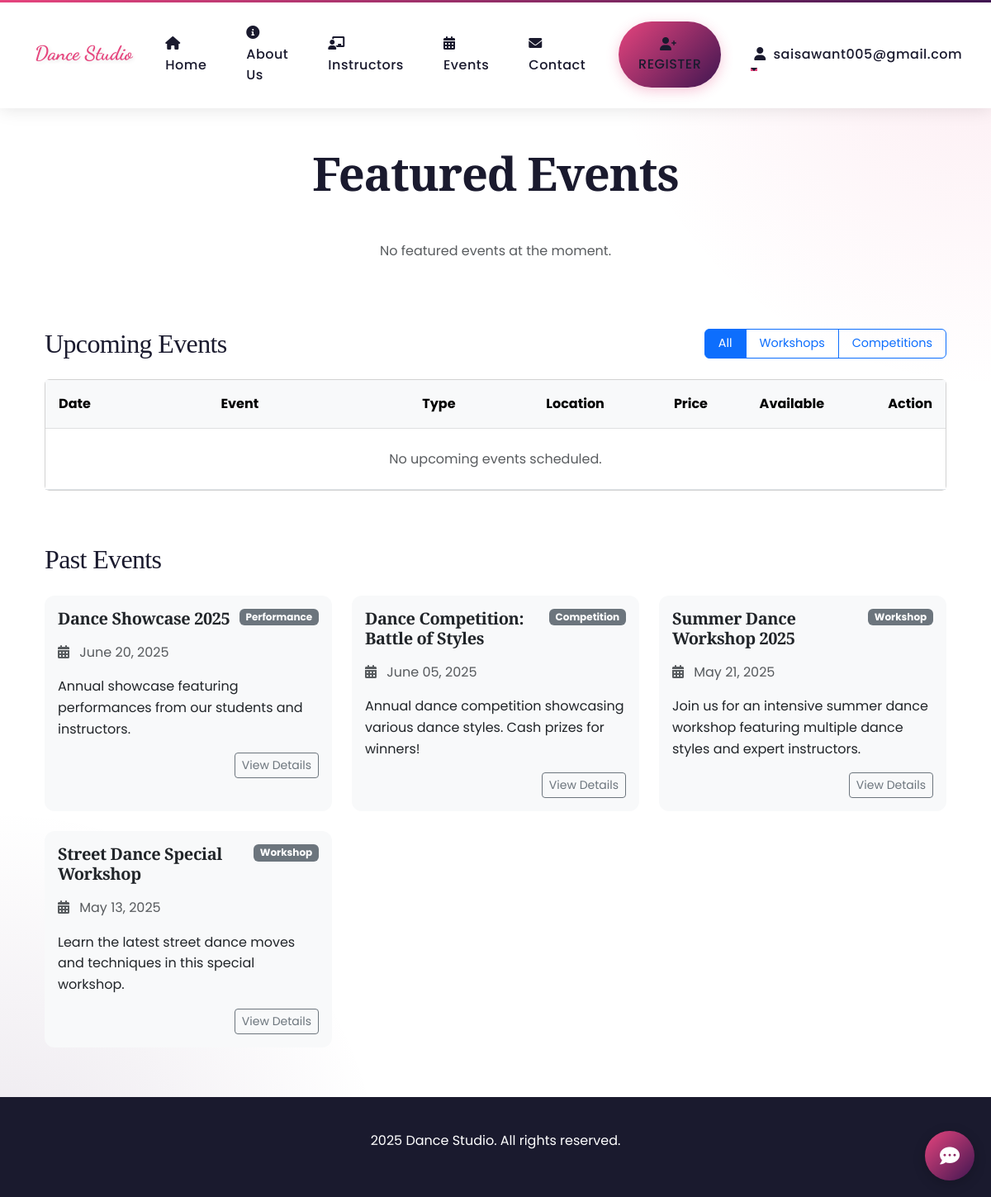
Screenshot of /events/ (signed in) with the database file from the repository.
### dance_styles/models.py (models this page shows, shortened)
class Event(models.Model):
    EVENT_TYPES = [
        ('workshop', 'Workshop'),
        ('competition', 'Competition'),
        ('performance', 'Performance'),
        ('special', 'Special Event'),
    ]
    title = models.CharField(max_length=200)
    event_type = models.CharField(max_length=20, choices=EVENT_TYPES)
    description = models.TextField()
    date = models.DateField()
    time = models.TimeField()
    location = models.CharField(max_length=200)
    price = models.DecimalField(max_digits=6, decimal_places=2)
    capacity = models.PositiveIntegerField(default=50)
    available_slots = models.PositiveIntegerField(default=50)
    image = models.ImageField(upload_to='event_images/', null=True, blank=True)
    instructor = models.ForeignKey(Instructor, on_delete=models.SET_NULL, null=True, blank=True)
    dance_styles = models.ManyToManyField(DanceStyle)
    registration_deadline = models.DateField()
    is_featured = models.BooleanField(default=False)
    created_at = models.DateTimeField(auto_now_add=True)
    updated_at = models.DateTimeField(auto_now=True)

### dance_styles/views.py (the view)
# urls.py: path('events/', views.events_list, name='events'),
def events_list(request):
    featured_events = Event.objects.filter(is_featured=True, date__gte=timezone.now().date()).order_by('date')[:3]
    upcoming_events = Event.objects.filter(date__gte=timezone.now().date()).order_by('date')
    past_events = Event.objects.filter(date__lt=timezone.now().date()).order_by('-date')[:5]
    context = {
        'featured_events': featured_events,
        'upcoming_events': upcoming_events,
        'past_events': past_events,
    }
    return render(request, 'dance_styles/events.html', context)

### dance_styles/templates/dance_styles/events.html (shortened to what this page needs)
{% extends 'dance_styles/base.html' %}
{% block content %}
<div class="container mt-5 pt-5">
    <section class="mb-6">
        <h2 class="display-4 text-center mb-5" data-aos="fade-up">Featured Events</h2>
        <div class="row g-4 justify-content-center">
            {% for event in featured_events %}
            <div class="col-md-4" data-aos="fade-up" data-aos-delay="100">
                <div class="card event-card h-100">
                    <div class="event-image-wrapper">
                        {% if event.image %}
                            <img src="{{ event.image.url }}" class="card-img-top event-image" alt="{{ event.title }}">
                        {% else %}
                            <img src="https://images.unsplash.com/photo-1547153760-18fc86324498?w=800&q=80" class="card-img-top event-image" alt="{{ event.title }}">
                        {% endif %}
                        <div class="event-date">
                            <span class="day">{{ event.date|date:"d" }}</span>
                            <span class="month">{{ event.date|date:"M" }}</span>
                        </div>
                    </div>
                    <div class="card-body">
                        <div class="event-type-badge mb-2">{{ event.get_event_type_display }}</div>
                        <h3 class="card-title h5 mb-3">{{ event.title }}</h3>
                        <p class="card-text text-muted mb-4">{{ event.description|truncatewords:20 }}</p>
                        <div class="event-details">
                            <div class="detail">
                                <i class="fas fa-clock"></i>
                                <span>{{ event.time|time:"g:i A" }}</span>
                            </div>
                            <div class="detail">
                                <i class="fas fa-map-marker-alt"></i>
                                <span>{{ event.location }}</span>
                            </div>
                            <div class="detail">
                                <i class="fas fa-ticket-alt"></i>
                                <span>₹{{ event.price|floatformat:2 }}</span>
                            </div>
                        </div>
                        <a href="{% url 'dance_styles:event_detail' event.id %}" class="btn btn-primary mt-4 w-100">Learn More</a>
                    </div>
                </div>
            </div>
            {% empty %}
            <div class="col-12 text-center">
                <p class="text-muted">No featured events at the moment.</p>
            </div>
            {% endfor %}
        </div>
    </section>
    <section class="mb-6">
        <div class="d-flex justify-content-between align-items-center mb-4">
            <h2 class="h2 mb-0">Upcoming Events</h2>
            <div class="event-filters">
                <div class="btn-group" role="group">
                    <button type="button" class="btn btn-outline-primary active">All</button>
                    <button type="button" class="btn btn-outline-primary">Workshops</button>
                    <button type="button" class="btn btn-outline-primary">Competitions</button>
                </div>
            </div>
        </div>
        <div class="card">
            <div class="table-responsive">
                <table class="table table-hover mb-0">
                    <thead class="table-light">
                        <tr>
                            <th style="width: 20%">Date</th>
                            <th style="width: 25%">Event</th>
                            <th style="width: 15%">Type</th>
                            <th style="width: 15%">Location</th>
                            <th style="width: 10%">Price</th>
                            <th style="width: 15%">Available</th>
                            <th style="width: 10%">Action</th>
                        </tr>
                    </thead>
                    <tbody>
                        {% for event in upcoming_events %}
                        <tr>
                            <td>
                                <div class="d-flex flex-column">
                                    <span class="fw-bold">{{ event.date|date:"M d, Y" }}</span>
                                    <small class="text-muted">{{ event.time|time:"g:i A" }}</small>
                                </div>
                            </td>
                            <td>
                                <div class="d-flex flex-column">
                                    <span class="fw-bold text-primary">{{ event.title }}</span>
                                    <small class="text-muted">{{ event.description|truncatewords:10 }}</small>
                                </div>
                            </td>
                            <td><span class="badge bg-{{ event.event_type }}-soft">{{ event.get_event_type_display }}</span></td>
                            <td>{{ event.location }}</td>
                            <td><span class="fw-bold">₹{{ event.price|floatformat:2 }}</span></td>
                            <td>
                                {% if event.available_slots > 0 %}
                                    <span class="text-success">{{ event.available_slots }} left</span>
                                {% else %}
                                    <span class="text-danger">Sold Out</span>
                                {% endif %}
                            </td>
                            <td>
                                <a href="{% url 'dance_styles:event_detail' event.id %}" class="btn btn-sm btn-outline-primary">Details</a>
                            </td>
                        </tr>
                        {% empty %}
                        <tr>
                            <td colspan="7" class="text-center py-4">
                                <p class="text-muted mb-0">No upcoming events scheduled.</p>
                            </td>
                        </tr>
                        {% endfor %}
                    </tbody>
                </table>
            </div>
        </div>
    </section>
    <section>
        <h2 class="h2 mb-4">Past Events</h2>
        <div class="row g-4">
            {% for event in past_events %}
            <div class="col-md-6 col-lg-4">
                <div class="card past-event-card h-100">
                    <div class="card-body">
                        <div class="d-flex justify-content-between align-items-start mb-3">
                            <h5 class="card-title mb-0">{{ event.title }}</h5>
                            <span class="badge bg-secondary">{{ event.get_event_type_display }}</span>
                        </div>
                        <p class="text-muted mb-3">
                            <i class="fas fa-calendar-alt me-2"></i>
                            {{ event.date|date:"F d, Y" }}
                        </p>
                        <p class="card-text mb-3">{{ event.description|truncatewords:15 }}</p>
                        <div class="text-end">
                            <a href="{% url 'dance_styles:event_detail' event.id %}" class="btn btn-sm btn-outline-secondary">View Details</a>
                        </div>
                    </div>
                </div>
            </div>
            {% endfor %}
        </div>
    </section>
</div>
{% endblock %}

### dance_styles/templates/dance_styles/base.html (shortened to what this page needs)
<!DOCTYPE html>
<html lang="en">
<head>
    <link href="https://cdn.jsdelivr.net/npm/bootstrap@5.3.0/dist/css/bootstrap.min.css" rel="stylesheet">
    <link href="https://cdnjs.cloudflare.com/ajax/libs/font-awesome/6.0.0/css/all.min.css" rel="stylesheet">
    <link href="https://unpkg.com/aos@2.3.1/dist/aos.css" rel="stylesheet">
    <link rel="stylesheet" href="https://cdnjs.cloudflare.com/ajax/libs/animate.css/4.1.1/animate.min.css"/>
</head>
<body>
    <nav class="navbar navbar-expand-lg fixed-top">
        <div class="container">
            <a class="navbar-brand" href="{% url 'dance_styles:home' %}">Dance Studio</a>
            <div class="collapse navbar-collapse" id="navbarNav">
                <ul class="navbar-nav ms-auto align-items-center">
                    {% if user.is_authenticated %}
                    <li class="nav-item">
                        <a class="nav-link" href="{% url 'dance_styles:home' %}">
                            <i class="fas fa-home me-1"></i> Home
                        </a>
                    </li>
                    {% endif %}
                    <li class="nav-item">
                        <a class="nav-link" href="{% url 'dance_styles:about' %}">
                            <i class="fas fa-info-circle me-1"></i> About Us
                        </a>
                    </li>
                    <li class="nav-item">
                        <a class="nav-link" href="{% url 'dance_styles:instructors' %}">
                            <i class="fas fa-chalkboard-teacher me-1"></i> Instructors
                        </a>
                    </li>
                    <li class="nav-item">
                        <a class="nav-link" href="{% url 'dance_styles:events' %}">
                            <i class="fas fa-calendar-alt me-1"></i> Events
                        </a>
                    </li>
                    <li class="nav-item">
                        <a class="nav-link" href="{% url 'dance_styles:contact' %}">
                            <i class="fas fa-envelope me-1"></i> Contact
                        </a>
                    </li>
                    {% if user.is_authenticated %}
                    <li class="nav-item">
                        <a class="nav-link btn btn-primary text-white rounded-pill px-4" href="{% url 'dance_styles:register' %}">
                            <i class="fas fa-user-plus me-1"></i> Register
                        </a>
                    </li>
                    {% endif %}
                    {% if user.is_authenticated %}
                    <li class="nav-item dropdown">
                        <a class="nav-link dropdown-toggle" href="#" id="navbarDropdown" role="button" data-bs-toggle="dropdown" aria-expanded="false">
                            <i class="fas fa-user me-1"></i> {{ user.username }}
                        </a>
                    </li>
                    {% endif %}
                </ul>
            </div>
        </div>
    </nav>
    <div class="container" style="padding-top: 80px;">
        {% block content %}{% endblock %}
    </div>
    <footer class="footer text-center">
        <div class="container">
            <p> 2025 Dance Studio. All rights reserved.</p>
        </div>
    </footer>
    {% if user.is_authenticated %}
    <div class="chatbot-button" id="chatbotButton">
        <i class="fas fa-comment-dots"></i>
    </div>
    {% endif %}
</body>
</html>

### dance_styles/templates/dance_styles/base.html (style rules this page uses)
:root { --primary-color: #E6447D; --secondary-color: #3F1651; --dark-color: #1A1A2E; --light-color: #FFFFFF; --accent-color: #FFB703; --gradient-primary: linear-gradient(135deg, var(--primary-color), var(--secondary-color)); --font-heading: 'Playfair Display', serif; --font-body: 'Poppins', sans-serif; --font-accent: 'Dancing Script', cursive; }
body { font-family: var(--font-body); background-color: var(--light-color); color: var(--dark-color); overflow-x: hidden; scroll-behavior: smooth; line-height: 1.6; background-image: radial-gradient(circle at 100% 0%, rgba(230, 68, 125, 0.1) 0%, transparent 25%), radial-gradient(circle at 0% 100%, rgba(63, 22, 81, 0.1) 0%, transparent 25%); background-attachment: fixed; }
h1, h2, h3, h4, h5, h6 { font-family: var(--font-heading); font-weight: 700; letter-spacing: -0.02em; }
.navbar { background-color: rgba(255, 255, 255, 0.98); backdrop-filter: blur(10px); box-shadow: 0 2px 20px rgba(0,0,0,0.1); padding: 1.2rem 0; transition: all 0.3s ease; }
.navbar::before { content: ''; position: absolute; top: 0; left: 0; right: 0; height: 3px; background: var(--gradient-primary); }
.navbar .nav-link { position: relative; margin: 0 1rem; font-weight: 500; letter-spacing: 0.5px; }
.navbar .nav-link::before { content: ''; position: absolute; bottom: -5px; left: 0; width: 0; height: 2px; background: var(--primary-color); transition: width 0.3s ease; }
.navbar-brand { font-family: 'Dancing Script', cursive; font-size: 2rem; color: var(--primary-color) !important; text-shadow: 2px 2px 4px rgba(0,0,0,0.1); }
.navbar-brand { color: var(--primary-color) !important; font-weight: 700; font-size: 1.5rem; }
.nav-link { color: var(--dark-color) !important; font-weight: 500; margin: 0 0.5rem; position: relative; }
.nav-link::after { content: ''; position: absolute; width: 0; height: 2px; bottom: 0; left: 0; background-color: var(--primary-color); transition: width 0.3s ease; }
.btn-primary { background: var(--gradient-primary); border: none; border-radius: 30px; padding: 1rem 3rem; font-weight: 600; letter-spacing: 1px; text-transform: uppercase; transition: all 0.3s ease; color: white; position: relative; overflow: hidden; z-index: 1; box-shadow: 0 4px 15px rgba(230, 68, 125, 0.3); }
.btn-primary::after { content: '💃'; position: absolute; right: -30px; top: 50%; transform: translateY(-50%); font-size: 1.2em; opacity: 0; transition: all 0.3s ease; }
.btn-primary::before { content: ''; position: absolute; top: 0; left: 0; width: 0; height: 100%; background-color: var(--secondary-color); transition: all 0.3s ease; z-index: -1; }
.footer { background-color: var(--dark-color); color: white; padding: 40px 0; margin-top: 60px; }
.display-4 { font-weight: 700; margin-bottom: 1rem; }
.chatbot-button { position: fixed; bottom: 20px; right: 20px; background: var(--gradient-primary); color: white; width: 60px; height: 60px; border-radius: 50%; cursor: pointer; display: flex; align-items: center; justify-content: center; box-shadow: 0 4px 15px rgba(0, 0, 0, 0.2); transition: transform 0.3s ease, background 0.3s ease; z-index: 1000; }
.chatbot-button i { font-size: 1.5rem; }

### dance_styles/templates/dance_styles/events.html (style rules this page uses)
.past-event-card { background: #f8f9fa; border: none; border-radius: 12px; transition: transform 0.2s ease; }
.mb-6 { margin-bottom: 4rem; }
.table > :not(caption) > * > * { padding: 1rem; }
.event-filters { margin-left: 1rem; }
.event-filters .btn-group .btn { padding: 0.375rem 1rem; font-size: 0.9rem; }

### rows the page displays
Event: title "Dance Showcase 2025", event_type "Performance", date "June 20, 2025", description "Annual showcase featuring performances from our students and instructors."
Event: title "Dance Competition: Battle of Styles", event_type "Competition", date "June 05, 2025", description "Annual dance competition showcasing various dance styles. Cash prizes for winners!"
Event: title "Summer Dance Workshop 2025", event_type "Workshop", date "May 21, 2025", description "Join us for an intensive summer dance workshop featuring multiple dance styles and expert instructors."
Event: title "Street Dance Special Workshop", event_type "Workshop", date "May 13, 2025", description "Learn the latest street dance moves and techniques in this special workshop."

### other values shown
{{ user.username }} "saisawant005@gmail.com"
